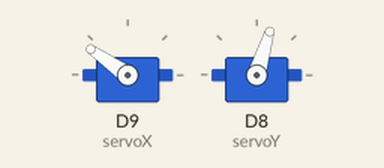
Recording of a sketch running on a simulated Arduino Nano 33 BLE. Parts: 2 × servo. Storage starts empty.

Above: at 0.05 s.
At 0.35 s:
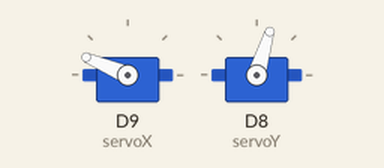
At 0.9 s:
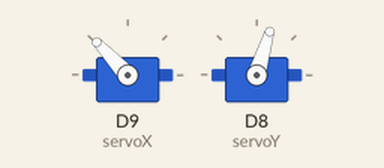
Timing chart, 0 to 3.0 s (numbered marks = the images above):
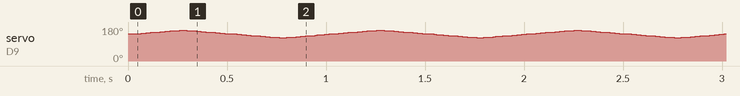

The sketch:

test_fire_sweep_rig_v4_servo2.ino
```cpp
#include <Arduino_LSM9DS1.h>
#include <I2Cdev.h>
#include <Wire.h>
#include <Servo.h>
#include <SPI.h>
#include <SD.h>

float servoIncrement = 12.5; //time in ms between position commands sent to servo in increments of 1 to run at 80 Hz
int runs = 50; //number of loops to allocate space for
int dataEntries = 84; //number of lines of servo positions
float times[4201]; //84*50=4200 + 0th index = 4201
float servoPositions[4201]; //84*50=4200 + 0th index = 4201
int arraypos = 1;
 int lines = 4201; //total number of lines to dump to SD in every test file after dynamic mem runs out

Servo servoX; //X AXIS SERVO
Servo servoY; //Y AXIS SERVO
File myFile;
int servo_pinX = 8; //servo 1 is pin 9
int servo_pinY = 9; //servo 2 is pin 8
int servoStartX = 143; //servo 1 is 143 for 0 pos
int servoStartY = 73; //servo 2 is 73 for 0 pos
const int chipSelect = 4;
int dataLog = 0;

int pos = 0;
String c = ",";
float timeStamp = 0;
float tstart = 0;
float tinit = 0; //time at power on
int fileNum = 0;


void setup() {
  servoX.attach(9);
  servoY.attach(8);
  servoX.write(servoStartX);
  servoY.write(servoStartY);
  SD.begin(chipSelect);

}


void loop ( ) {
  times[0] = 0;
  tinit = micros();
  servoX.write(servoStartX);
  servoY.write(servoStartY);
  for (int i=0; i <= runs; i++){
    sweepTest2_X();
  }
  while (SD.exists("test_" + String(fileNum) + ".txt")) {
    fileNum = fileNum + 1;
  }
  myFile = SD.open("test_" + String(fileNum) + ".txt", FILE_WRITE);
  myFile.println("Start Time: " + String(times[0]));

  for (int j = 1; j <=lines; j++){
      myFile.println(times[j] + c + servoPositions[j]);
  }
  myFile.close();
  arraypos = 1;
}

void sweepTest2_X() {
  for (pos = servoStartX; pos <= servoStartX+20; pos += 1) {
    servoY.write(servoStartY);
    servoX.write(pos);
    servoPositions[arraypos] = pos;
    times[arraypos] = (micros()-tinit+servoIncrement*1000)/1000;
    delay(servoIncrement);
    arraypos++;
  }
  for (pos = servoStartX+20; pos >= servoStartX; pos -= 1) {
    servoY.write(servoStartY);
    servoX.write(pos);
    servoPositions[arraypos] = pos;
    times[arraypos] = (micros()-tinit+servoIncrement*1000)/1000;
    delay(servoIncrement);
    arraypos++;
  }
  for (pos = servoStartX; pos >= servoStartX-20; pos -= 1) {
    servoY.write(servoStartY);
    servoX.write(pos);
    servoPositions[arraypos] = pos;
    times[arraypos] = (micros()-tinit+servoIncrement*1000)/1000;
    delay(servoIncrement);
    arraypos++;
  }
  for (pos = servoStartX-20; pos <= servoStartX-1; pos += 1) {
    servoY.write(servoStartY);
    servoX.write(pos);
    servoPositions[arraypos] = pos;
    times[arraypos] = (micros()-tinit+servoIncrement*1000)/1000;
    delay(servoIncrement);
    arraypos++;
  }
}
```
